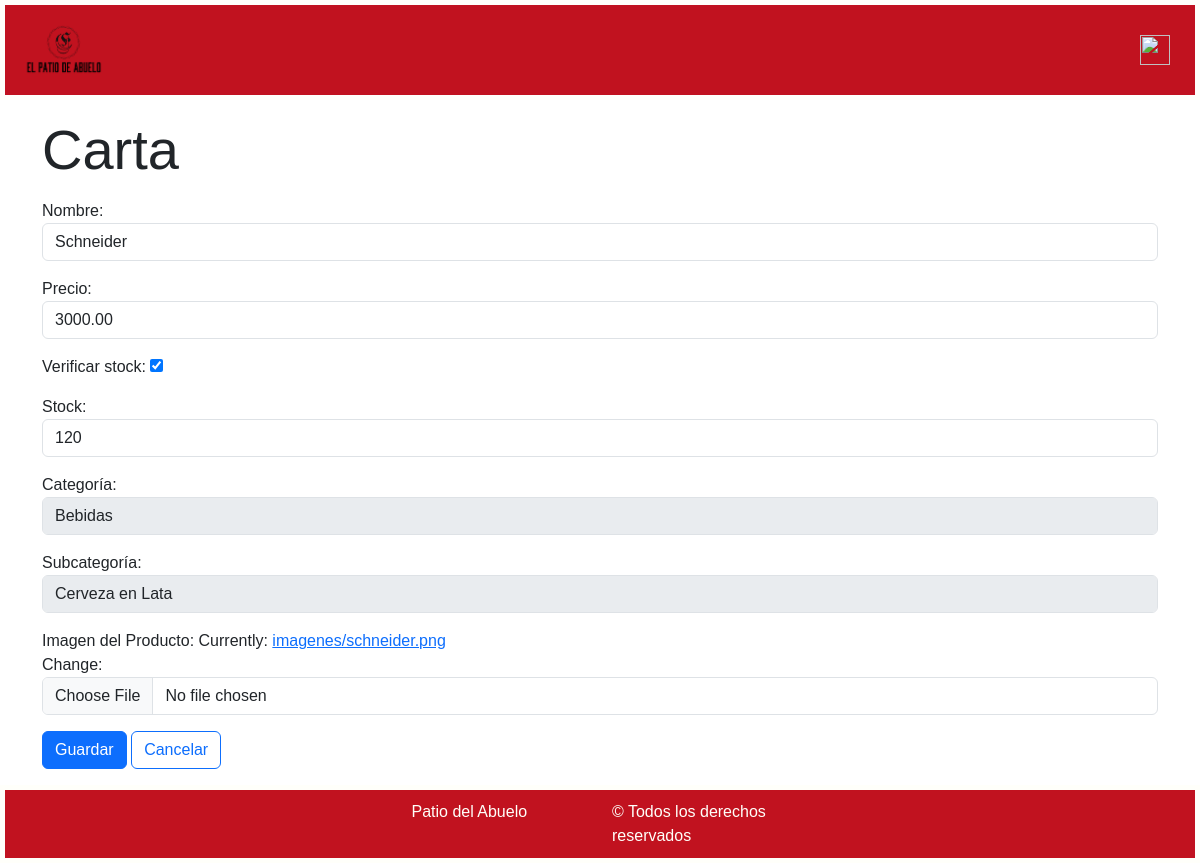
Screenshot of /carta/cartaModif/1/ (signed in) with the database file from the repository.
### miAplicacion/models.py (models this page shows, shortened)
class Carta(models.Model):
    nombre = models.CharField(max_length=120)
    precio = models.DecimalField(max_digits=15, decimal_places=2)
    controlStock = models.BooleanField(default=False)
    imagen = models.ImageField(upload_to='imagenes/')
    stock = models.IntegerField(default=0)
    categoria = models.ForeignKey(Categoria, on_delete=models.CASCADE)
    subCategoria = models.ForeignKey(SubCategoria, on_delete=models.CASCADE)

class Categoria(models.Model):
    nombre = models.CharField(max_length=120)
    def __str__(self) -> str:
        return self.nombre

class SubCategoria(models.Model):
    id_categoria = models.ForeignKey(Categoria, on_delete=models.CASCADE)
    nombre = models.CharField(max_length=120)
    def __str__(self) -> str:
        return self.nombre

### miAplicacion/views.py (the view)
# urls.py: path('carta/cartaModif/<int:pk>/', login_required(views.cartaModificar), name='cartaModif'),
def cartaModificar(request, pk):
    carta = Carta.objects.get(id=pk)
    categorias = [{"value":x.pk, "text":x.nombre} for x in Categoria.objects.all()]
    opcion1 = [{"value":x.pk, "text":x.nombre, "id_categoria":x.id_categoria.pk} for x in SubCategoria.objects.filter(id_categoria=1)]
    opcion2 = [{"value":x.pk, "text":x.nombre, "id_categoria":x.id_categoria.pk}for x in SubCategoria.objects.filter(id_categoria=2)]
    opcion3 = [{"value":x.pk, "text":x.nombre, "id_categoria":x.id_categoria.pk} for x in SubCategoria.objects.filter(id_categoria=3)]
    if request.method == 'POST':
        form = CartaForm(request.POST, instance=carta)
        if form.is_valid():
            form.save()
            return HttpResponseRedirect(reverse('listaCarta'))
    else:
        form = CartaForm(instance=carta)
    return render(request, './formularios/formularioCarta.html', {'form': form, 'carta': carta, "opcion1":opcion1, "opcion2":opcion2, "opcion3":opcion3, "categorias":categorias})

### miAplicacion/forms.py
class CartaForm(forms.ModelForm):
    class Meta:
        model = Carta
        fields = ("nombre", "precio", "controlStock", "stock", "categoria", "subCategoria", "imagen")
        widgets = {
            "nombre": forms.TextInput(attrs={"class": "form-control"}),
            "precio": forms.NumberInput(attrs={"class": "form-control"}),
            "controlstock" : forms.BooleanField(widget=forms.CheckboxInput(attrs={'class': 'form-check-input form-control'})),
            "stock": forms.NumberInput(attrs={"class": "form-control"}),
            "categoria": forms.Select(attrs={"class": "form-control", "onchange":"updateSelect2()","disabled":"true"}),
            "subCategoria":forms.Select(attrs={"class": "form-control", "disabled":"true"}),
            "imagen": forms.ClearableFileInput(attrs={"class": "form-control"}),
        }
        labels = {
            "nombre": "Nombre",
            "precio": "Precio",
            "controlStock": "Verificar stock",
            "stock": "Stock",
            "categoria": "Categoría",
            "subCategoria": "Subcategoría",
            "imagen":"Imagen del Producto",
        }

### patioAbuelo/templates/formularios/formularioCarta.html (shortened to what this page needs)
{% extends "base.html" %}
{% block content %}
<h3 class="display-4 my-3">Carta</h3>
<form method="post" enctype="multipart/form-data" id="formulario">
    {{ form.as_p }}
    <button class="btn btn-primary mb-3" type="submit">Guardar</button>
    <a class="btn btn-outline-primary mb-3" href="{% url 'listaCarta' %}">Cancelar</a>
</form>
{% endblock %}

### patioAbuelo/static/estilos.css (style rules this page uses)
* { margin: 0; padding: 0; box-sizing: border-box; }
body { font-family: "Montserrat", sans-serif; display: grid; min-height: 100dvh; grid-template-rows: auto 1fr auto; overflow-x: hidden; }

### rows the page displays
Carta: nombre "Schneider", precio "3000.00", controlStock "☑", stock "120", categoria "Bebidas", subCategoria "Cerveza en Lata"
